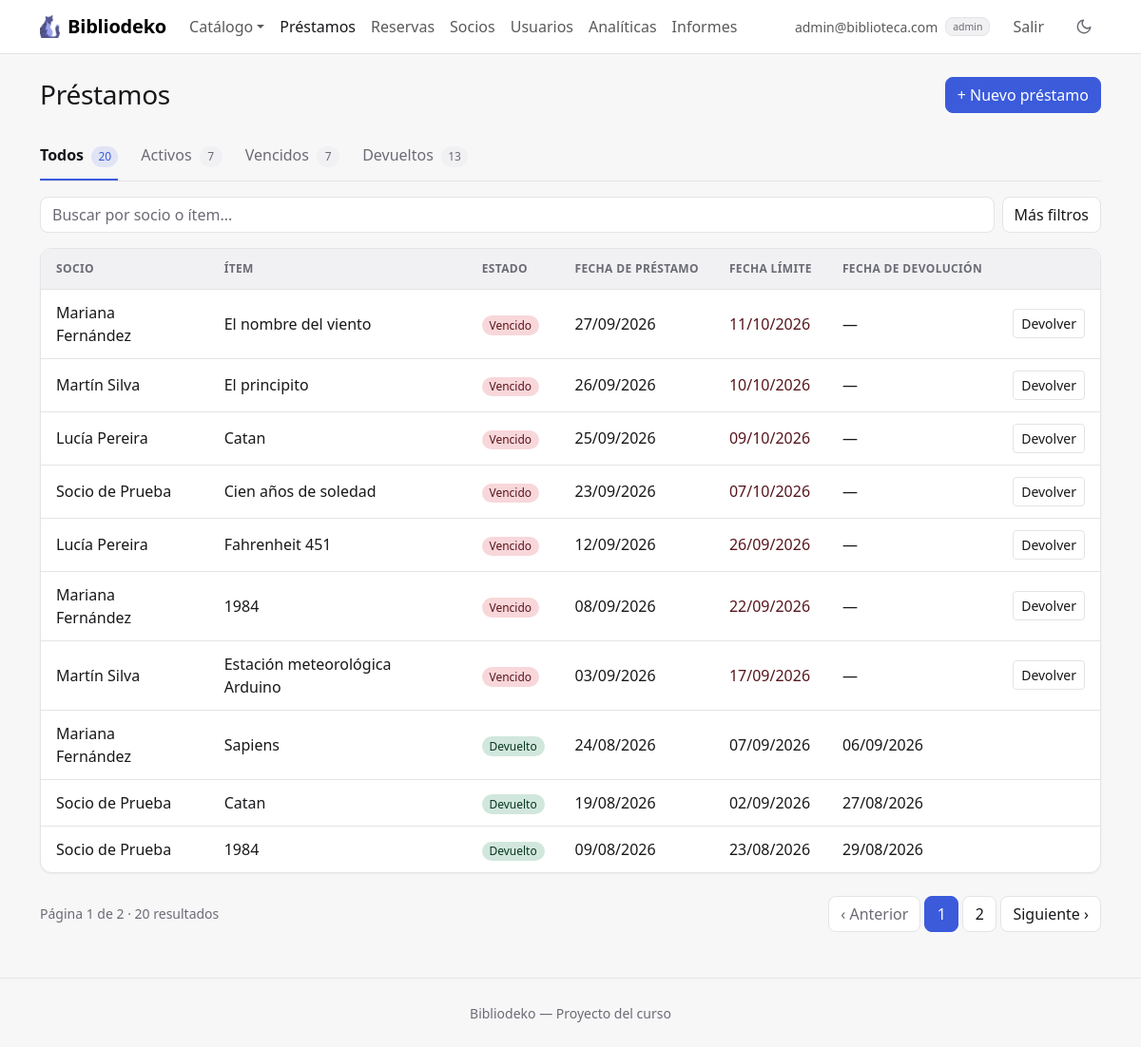
Screenshot of /index.php?accion=listarPrestamos (signed in) with the database file from the repository.
### tables this page shows
CREATE TABLE IF NOT EXISTS prestamos (
    id              INT AUTO_INCREMENT PRIMARY KEY,
    socio_id        INT  NOT NULL,
    item_id         INT  NOT NULL,
    fecha_prestamo  DATE NOT NULL,
    fecha_limite    DATE NOT NULL,
    fecha_devolucion DATE NULL,
    estado          ENUM('activo', 'devuelto') NOT NULL DEFAULT 'activo',
    FOREIGN KEY (socio_id) REFERENCES socios(id) ON DELETE RESTRICT,
    FOREIGN KEY (item_id) REFERENCES items(id) ON DELETE RESTRICT,
     
    CHECK (fecha_limite > fecha_prestamo),
    CHECK (fecha_devolucion >= fecha_prestamo),
    CHECK ((estado = 'activo' AND fecha_devolucion IS NULL) OR (estado = 'devuelto' AND fecha_devolucion IS NOT NULL))
);

CREATE TABLE IF NOT EXISTS socios (
    id          INT AUTO_INCREMENT PRIMARY KEY,
    usuario_id  INT NOT NULL UNIQUE,
    nombre      VARCHAR(100) NOT NULL,
    direccion   VARCHAR(255) NOT NULL,
    telefono    VARCHAR(20)  NOT NULL,
    foto        VARCHAR(100) NOT NULL DEFAULT 'avatar.png',
    FOREIGN KEY (usuario_id) REFERENCES usuarios(id) ON DELETE RESTRICT
);

CREATE TABLE IF NOT EXISTS items (
    id        INT AUTO_INCREMENT PRIMARY KEY,
    tipo      ENUM('libro', 'juego', 'proyecto') NOT NULL DEFAULT 'libro',
    titulo    VARCHAR(150) NOT NULL,
    autor     VARCHAR(100) NOT NULL,
    categoria VARCHAR(50)  NULL,
    stock     INT UNSIGNED NOT NULL DEFAULT 1,
    imagen    VARCHAR(100) NOT NULL DEFAULT 'default.png'
);

### controllers/PrestamoController.php (called while the page is built, shortened)
<?php
require_once __DIR__ . '/../models/Prestamo.php';
function leerFiltrosPrestamos($datos) {
    $filtros = [
        'item_id'  => trim($datos['item_id'] ?? ''),
        'socio_id' => trim($datos['socio_id'] ?? ''),
        'estado'   => trim($datos['estado'] ?? ''),
        'desde'    => trim($datos['desde'] ?? ''),
        'hasta'    => trim($datos['hasta'] ?? ''),
        'q'        => trim($datos['q'] ?? ''),
    ];
    if (!ctype_digit($filtros['item_id'])) {
        $filtros['item_id'] = '';
    }
    if (!ctype_digit($filtros['socio_id'])) {
        $filtros['socio_id'] = '';
    }
    if (!in_array($filtros['estado'], Prestamo::FILTROS_ESTADO)) {
        $filtros['estado'] = '';
    }
    if (!fechaValida($filtros['desde'])) {
        $filtros['desde'] = '';
    }
    if (!fechaValida($filtros['hasta'])) {
        $filtros['hasta'] = '';
    }
    return $filtros;
}
function listarPrestamos() {
    global $pdo;
    $filtros = leerFiltrosPrestamos($_GET);
    $paginacion = ['pagina' => $_GET['p'] ?? 1, 'por_pagina' => 10];
    if (esAdmin()) {
        $resultado = Prestamo::listar($pdo, array_merge($filtros, $paginacion));
        $titulo = 'Préstamos';
    }
    $prestamos = $resultado['filas'];
    require __DIR__ . '/../views/prestamos/listar.php';
}

### helpers.php (called while the page is built, shortened)
<?php
function esAdmin() {
    return isset($_SESSION['usuario']) && $_SESSION['usuario']['rol'] === 'admin';
}
function calcularPaginacion($total, $pagina, $porPagina) {
    $porPagina = (int) $porPagina;
    $paginas = max(1, (int) ceil($total / $porPagina));
    $pagina = min(max(1, (int) $pagina), $paginas);
    return [
        'pagina'  => $pagina,
        'paginas' => $paginas,
        'limite'  => ' LIMIT ' . $porPagina . ' OFFSET ' . ($pagina - 1) * $porPagina,
    ];
}
function fechaValida($fecha) {
    $d = DateTime::createFromFormat('Y-m-d', $fecha);
    return $d && $d->format('Y-m-d') === $fecha;
}
function formatoFecha($fecha) {
    if (empty($fecha)) {
        return '—';
    }
    return date('d/m/Y', strtotime($fecha));
}

### models/Prestamo.php (called while the page is built, shortened)
<?php
class Prestamo {
    private $fechaPrestamo;
    private $fechaLimite;
    private $fechaDevolucion;
    private $estado;
    private $socioNombre;
    private $itemTitulo;
    public function __construct($id, $fechaPrestamo, $fechaLimite, $fechaDevolucion, $estado, $socioNombre, $itemTitulo, $socioTelefono) {
        $this->fechaPrestamo = $fechaPrestamo;
        $this->fechaLimite = $fechaLimite;
        $this->fechaDevolucion = $fechaDevolucion;
        $this->estado = $estado;
        $this->socioNombre = $socioNombre;
        $this->itemTitulo = $itemTitulo;
    }
    public function getFechaPrestamo() { return $this->fechaPrestamo; }
    public function getFechaLimite() { return $this->fechaLimite; }
    public function getFechaDevolucion() { return $this->fechaDevolucion; }
    public function estaActivo() { return $this->estado === 'activo'; }
    public function estaVencido() { return $this->estaActivo() && $this->fechaLimite < date('Y-m-d'); }
    public function getSocioNombre() { return $this->socioNombre; }
    public function getItemTitulo() { return $this->itemTitulo; }
    private static function armarFiltros($filtros) {
        $filtros = array_merge(
            ['item_id' => '', 'socio_id' => '', 'estado' => '', 'desde' => '', 'hasta' => '', 'q' => ''],
            $filtros
        );
        $parametros = [];
        $desdeDonde = '
            FROM prestamos p
            INNER JOIN socios s ON p.socio_id = s.id
            INNER JOIN items i ON p.item_id = i.id
        ';
        return [$desdeDonde, $parametros];
    }
    public static function listar($pdo, $filtros = []) {
        $filtros = array_merge(['pagina' => 1, 'por_pagina' => 0], $filtros);
        [$desdeDonde, $parametros] = self::armarFiltros($filtros);
        $stmt = $pdo->prepare('SELECT COUNT(*)' . $desdeDonde);
        $stmt->execute($parametros);
        $total = (int) $stmt->fetchColumn();
        $sql = '
            SELECT p.id, p.fecha_prestamo, p.fecha_limite, p.fecha_devolucion, p.estado,
                   s.nombre AS socio_nombre, s.telefono AS socio_telefono,
                   i.titulo AS item_titulo
        ' . $desdeDonde . ' ORDER BY p.estado, p.fecha_prestamo DESC';
        $paginacion = calcularPaginacion($total, $filtros['pagina'], $filtros['por_pagina']);
        $sql .= $paginacion['limite'];
        $stmt = $pdo->prepare($sql);
        $stmt->execute($parametros);
        $filas = $stmt->fetchAll();
        $prestamos = [];
        foreach ($filas as $f) {
            $prestamos[] = new Prestamo($f['id'], $f['fecha_prestamo'], $f['fecha_limite'], $f['fecha_devolucion'], $f['estado'], $f['socio_nombre'], $f['item_titulo'], $f['socio_telefono']);
        }
        return ['filas' => $prestamos, 'total' => $total, 'pagina' => $paginacion['pagina'], 'paginas' => $paginacion['paginas']];
    }
}

### views/prestamos/listar.php (the view, shortened to what this page needs)
<?php
$tituloPagina = $titulo;
require __DIR__ . '/../header.php';
?>
<div class="encabezado">
  <h1 class="h3"><?= htmlspecialchars($tituloPagina) ?></h1>
  <?php if (esAdmin()): ?>
    <div class="d-flex flex-wrap gap-2">
      <a href="index.php?accion=formCrearPrestamo" class="btn btn-primary">+ Nuevo préstamo</a>
    </div>
  <?php endif; ?>
</div>
<?php
require __DIR__ . '/../filtros.php';
?>
<?php if (empty($prestamos)): ?>
  <div class="card estado-vacio">
    <?php if (!empty(array_filter($filtros))): ?>
      <p class="titulo">No hay préstamos para mostrar.</p>
      <p class="small mb-0">Probá con otra pestaña u otros filtros.</p>
    <?php elseif (esAdmin()): ?>
      <p class="titulo">Todavía no hay préstamos.</p>
      <p class="small mb-0">Registrá el primero con «Nuevo préstamo».</p>
    <?php else: ?>
      <p class="titulo">Todavía no tenés préstamos.</p>
      <p class="small mb-0">Cuando te lleves algo de la biblioteca, va a aparecer acá.</p>
    <?php endif; ?>
  </div>
<?php else: ?>
  <div class="card">
    <div class="table-responsive">
      <table class="table table-hover align-middle">
        <thead>
          <tr>
            <?php if (esAdmin()): ?><th>Socio</th><?php endif; ?>
            <th>Ítem</th>
            <th>Estado</th>
            <th>Fecha de préstamo</th>
            <th>Fecha límite</th>
            <th>Fecha de devolución</th>
            <?php if (esAdmin()): ?><th><span class="visually-hidden">Acciones</span></th><?php endif; ?>
          </tr>
        </thead>
        <tbody>
          <?php foreach ($prestamos as $p): ?>
            <tr class="<?= $p->estaActivo() ? '' : 'text-body-secondary' ?>">
              <?php if (esAdmin()): ?><td class="fw-medium"><?= htmlspecialchars($p->getSocioNombre()) ?></td><?php endif; ?>
              <td><?= htmlspecialchars($p->getItemTitulo()) ?></td>
              <td>
                <?php if ($p->estaVencido()): ?>
                  <span class="badge rounded-pill bg-danger-subtle text-danger-emphasis">Vencido</span>
                <?php elseif ($p->estaActivo()): ?>
                  <span class="badge rounded-pill bg-warning-subtle text-warning-emphasis">Activo</span>
                <?php else: ?>
                  <span class="badge rounded-pill bg-success-subtle text-success-emphasis">Devuelto</span>
                <?php endif; ?>
              </td>
              <td class="text-nowrap"><?= htmlspecialchars(formatoFecha($p->getFechaPrestamo())) ?></td>
              <td class="text-nowrap <?= $p->estaVencido() ? 'text-danger-emphasis fw-medium' : '' ?>"><?= htmlspecialchars(formatoFecha($p->getFechaLimite())) ?></td>
              <td class="text-nowrap"><?= htmlspecialchars(formatoFecha($p->getFechaDevolucion())) ?></td>
              <?php if (esAdmin()): ?>
                <td class="text-end">
                  <?php if ($p->estaActivo()): ?>
                    <form method="POST" action="index.php?accion=devolverPrestamo" class="d-inline"
                      data-confirmar="¿Registrar la devolución de «<?= htmlspecialchars($p->getItemTitulo()) ?>»? Queda con fecha de hoy."
                      data-boton="Registrar devolución" data-color="primary">
                      <button type="submit" class="btn btn-sm btn-outline-secondary">Devolver<span class="visually-hidden"> «<?= htmlspecialchars($p->getItemTitulo()) ?>»</span></button>
                    </form>
                  <?php endif; ?>
                </td>
              <?php endif; ?>
            </tr>
          <?php endforeach; ?>
        </tbody>
      </table>
    </div>
  </div>
<?php endif; ?>
<?php require __DIR__ . '/../paginador.php'; ?>
<?php require __DIR__ . '/../footer.php'; ?>

### assets/css/estilo.css (style rules this page uses)
:root, [data-bs-theme="light"] { --acento-rgb: 59, 91, 219; --acento-hover-rgb: 47, 74, 192; --color-sobre-acento: #ffffff; --color-fondo: #f7f7f8; --color-superficie: #ffffff; --color-superficie-2: #f1f1f3; --color-texto: #18181b; --color-texto-suave: #6b6b75; --color-borde: #e4e4e7; --sombra: 0 1px 2px rgba(24, 24, 27, .05); --sombra-elevada: 0 8px 24px rgba(24, 24, 27, .08); --grafico-devuelto: #8fa3ec; --grafico-vencido: #dc2626; --grafico-tarde: #e0a100; }
:root { --fuente-base: system-ui, -apple-system, "Segoe UI", Roboto, "Helvetica Neue", Arial, sans-serif; --radio: .5rem; --radio-grande: .75rem; --alto-campo: 38px; --proporcion-portada: 3 / 4; }
:root, [data-bs-theme="light"], [data-bs-theme="dark"] { --color-acento: rgb(var(--acento-rgb)); --color-acento-hover: rgb(var(--acento-hover-rgb)); --color-acento-suave: rgba(var(--acento-rgb), .12); --bs-body-font-family: var(--fuente-base); --bs-body-bg: var(--color-superficie); --bs-body-color: var(--color-texto); --bs-emphasis-color: var(--color-texto); --bs-secondary-color: var(--color-texto-suave); --bs-secondary-bg: var(--color-superficie-2); --bs-tertiary-bg: var(--color-superficie-2); --bs-border-color: var(--color-borde); --bs-border-radius: var(--radio); --bs-border-radius-lg: var(--radio-grande); --bs-primary-rgb: var(--acento-rgb); --bs-link-color-rgb: var(--acento-rgb); --bs-link-hover-color-rgb: var(--acento-hover-rgb); --bs-focus-ring-color: rgba(var(--acento-rgb), .25); }
body { background-color: var(--color-fondo); -webkit-font-smoothing: antialiased; }
h1, h2, h3, h4, h5, h6 { font-weight: 600; letter-spacing: -.01em; }
a { text-decoration: none; }
.encabezado { display: flex; flex-wrap: wrap; justify-content: space-between; align-items: center; gap: .75rem; margin-bottom: 1.5rem; }
.encabezado h1 { margin-bottom: 0; }
.btn { font-weight: 500; }
.btn-primary { --bs-btn-color: var(--color-sobre-acento); --bs-btn-bg: var(--color-acento); --bs-btn-border-color: var(--color-acento); --bs-btn-hover-color: var(--color-sobre-acento); --bs-btn-hover-bg: var(--color-acento-hover); --bs-btn-hover-border-color: var(--color-acento-hover); --bs-btn-active-color: var(--color-sobre-acento); --bs-btn-active-bg: var(--color-acento-hover); --bs-btn-active-border-color: var(--color-acento-hover); --bs-btn-disabled-bg: var(--color-acento); --bs-btn-disabled-border-color: var(--color-acento); --bs-btn-focus-shadow-rgb: var(--acento-rgb); }
.btn-outline-secondary { --bs-btn-color: var(--color-texto); --bs-btn-border-color: var(--color-borde); --bs-btn-hover-color: var(--color-texto); --bs-btn-hover-bg: var(--color-superficie-2); --bs-btn-hover-border-color: var(--color-borde); --bs-btn-active-color: var(--color-texto); --bs-btn-active-bg: var(--color-superficie-2); --bs-btn-active-border-color: var(--color-borde); background-color: var(--color-superficie); }
.card { --bs-card-bg: var(--color-superficie); --bs-card-border-color: var(--color-borde); --bs-card-border-radius: var(--radio-grande); --bs-card-inner-border-radius: calc(var(--radio-grande) - 1px); --bs-card-cap-bg: transparent; box-shadow: var(--sombra); }
.badge { font-weight: 500; }
.table { --bs-table-bg: transparent; --bs-table-hover-bg: var(--color-superficie-2); --bs-table-border-color: var(--color-borde); margin-bottom: 0; }
.table > thead th { background-color: var(--color-superficie-2); color: var(--color-texto-suave); font-size: .75rem; font-weight: 600; letter-spacing: .03em; text-transform: uppercase; white-space: nowrap; }
.table > :not(caption) > * > * { padding: .75rem 1rem; }
.table > tbody > tr:last-child > * { border-bottom: 0; }
.card > .table-responsive { border-radius: inherit; position: relative; }

### rows the page displays
prestamos: socio.nombre "Mariana Fernández", item.titulo "El nombre del viento", estado "Vencido", fecha_prestamo "27/09/2026", fecha_limite "11/10/2026", fecha_devolucion "—"
prestamos: socio.nombre "Martín Silva", item.titulo "El principito", estado "Vencido", fecha_prestamo "26/09/2026", fecha_limite "10/10/2026", fecha_devolucion "—"
prestamos: socio.nombre "Lucía Pereira", item.titulo "Catan", estado "Vencido", fecha_prestamo "25/09/2026", fecha_limite "09/10/2026", fecha_devolucion "—"
prestamos: socio.nombre "Socio de Prueba", item.titulo "Cien años de soledad", estado "Vencido", fecha_prestamo "23/09/2026", fecha_limite "07/10/2026", fecha_devolucion "—"
prestamos: socio.nombre "Lucía Pereira", item.titulo "Fahrenheit 451", estado "Vencido", fecha_prestamo "12/09/2026", fecha_limite "26/09/2026", fecha_devolucion "—"
prestamos: socio.nombre "Mariana Fernández", item.titulo "1984", estado "Vencido", fecha_prestamo "08/09/2026", fecha_limite "22/09/2026", fecha_devolucion "—"
prestamos: socio.nombre "Martín Silva", item.titulo "Estación meteorológica Arduino", estado "Vencido", fecha_prestamo "03/09/2026", fecha_limite "17/09/2026", fecha_devolucion "—"
prestamos: socio.nombre "Mariana Fernández", item.titulo "Sapiens", estado "Devuelto", fecha_prestamo "24/08/2026", fecha_limite "07/09/2026", fecha_devolucion "06/09/2026"
prestamos: socio.nombre "Socio de Prueba", item.titulo "Catan", estado "Devuelto", fecha_prestamo "19/08/2026", fecha_limite "02/09/2026", fecha_devolucion "27/08/2026"
prestamos: socio.nombre "Socio de Prueba", item.titulo "1984", estado "Devuelto", fecha_prestamo "09/08/2026", fecha_limite "23/08/2026", fecha_devolucion "29/08/2026"

### other values shown
$_SESSION['usuario']['email'] "admin@biblioteca.com"
$_SESSION['usuario']['rol'] "admin"
$tituloPagina "Préstamos"
$texto "Todos"
$barra['pestanas']['conteo'][$valor] "20"
$texto "Activos"
$barra['pestanas']['conteo'][$valor] "7"
$texto "Vencidos"
$texto "Devueltos"
$barra['pestanas']['conteo'][$valor] "13"
$pagina "1"
$paginas "2"
$resultado['total'] "20"
